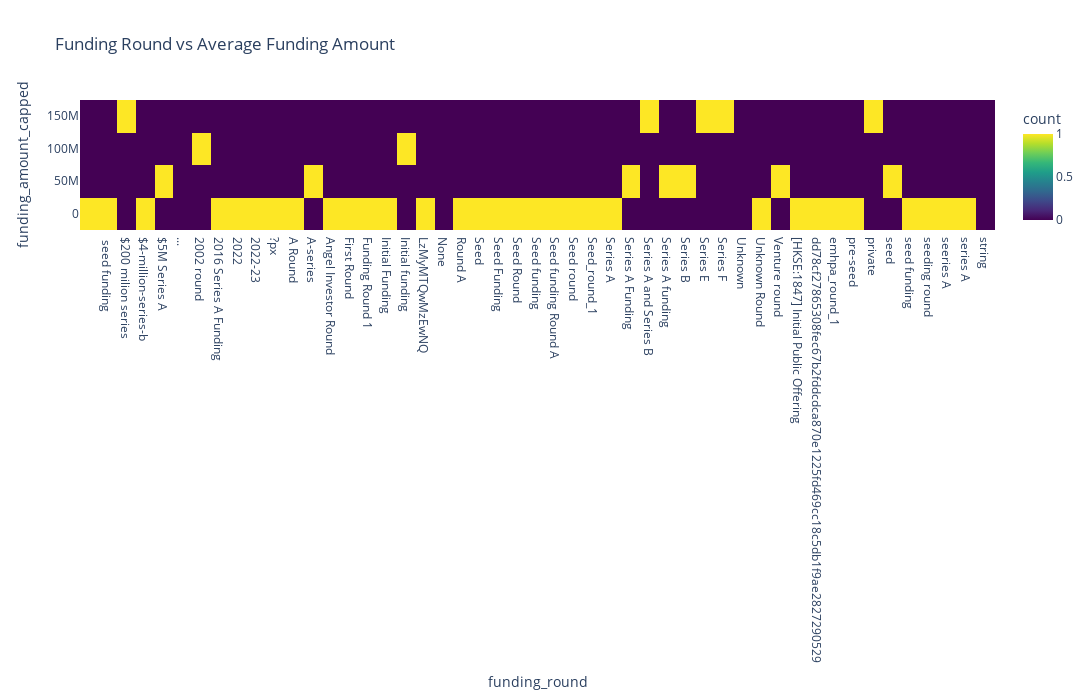

Write notebook code for a chart like this one.
### Code cell
heat = (
    df.groupby("funding_round")["funding_amount_capped"]
    .mean()
    .reset_index()
)

fig = px.density_heatmap(
    heat,
    x="funding_round",
    y="funding_amount_capped",
    title="Funding Round vs Average Funding Amount",
    color_continuous_scale="Viridis",
    width=1200,
    height=700
)
fig.show()

### Figure 1 — Plotly figure (JSON) as saved in the notebook; plotly's stock layout.template omitted (floating-point values rounded to 4 significant figures)
{"data": [{"coloraxis": "coloraxis", "hovertemplate": "funding_round=%{x}<br>funding_amount_capped=%{y}<br>count=%{z}<extra></extra>", "name": "", "type": "histogram2d", "x": ["", " seed funding ", "$200 milion series", "$4-million-series-b", "$5M Series A", "...", "2002 round", "2016 Series A Funding", "2022", "2022-23", "?px", "A Round", "A-series", "Angel Investor Round", "First Round", "Funding Round 1", "Initial Funding", "Initial funding", "LzMyMTQwMzEwNQ", "None", "Round A", "Seed", "Seed Funding", "Seed Round", "Seed funding", "Seed funding Round A", "Seed round", "Seed_round_1", "Series A", "Series A Funding", "Series A and Series B", "Series A funding", "Series B", "Series E", "Series F", "Unknown", "Unknown Round", "Venture round", "[HKSE:1847] Initial Public Offering", "dd78cf27865308fec67b2fddcdca870e1225fd469cc18c5db1f9ae2827290529", "emhpa_round_1", "pre-seed", "private", "seed", "seed funding", "seeding round", "seeries A", "series A", "string"], "xaxis": "x", "xbingroup": "x", "y": [3333000.0, 10000000.0, 170000000.0, 10000000.0, 50000000.0, NaN, 100000000.0, 4000000.0, 10000000.0, 12400000.0, 1.0, 10000.0, 42000000.0, 500.0, 10.0, 10.0, 100.0, 100000000.0, 200.0, NaN, 10000000.0, 1513000.0, 24670000.0, 2104000.0, 3909000.0, 20000000.0, 10.0, 10.0, 22820000.0, 38750000.0, 170000000.0, 50240000.0, 34170000.0, 170000000.0, 170000000.0, NaN, 10.0, 40000000.0, 12000000.0, 78.0, 10000000.0, 20000000.0, 170000000.0, 57000000.0, 500.0, 500.0, 10000000.0, 5000000.0, NaN], "yaxis": "y", "ybingroup": "y"}], "layout": {"coloraxis": {"colorbar": {"title": {"text": "count"}}, "colorscale": [[0, "#440154"], [0.1111, "#482878"], [0.2222, "#3e4989"], [0.3333, "#31688e"], [0.4444, "#26828e"], [0.5556, "#1f9e89"], [0.6667, "#35b779"], [0.7778, "#6ece58"], [0.8889, "#b5de2b"], [1, "#fde725"]]}, "height": 700, "legend": {"tracegroupgap": 0}, "title": {"text": "Funding Round vs Average Funding Amount"}, "width": 1200, "xaxis": {"anchor": "y", "domain": [0, 1], "title": {"text": "funding_round"}}, "yaxis": {"anchor": "x", "domain": [0, 1], "title": {"text": "funding_amount_capped"}}}}
